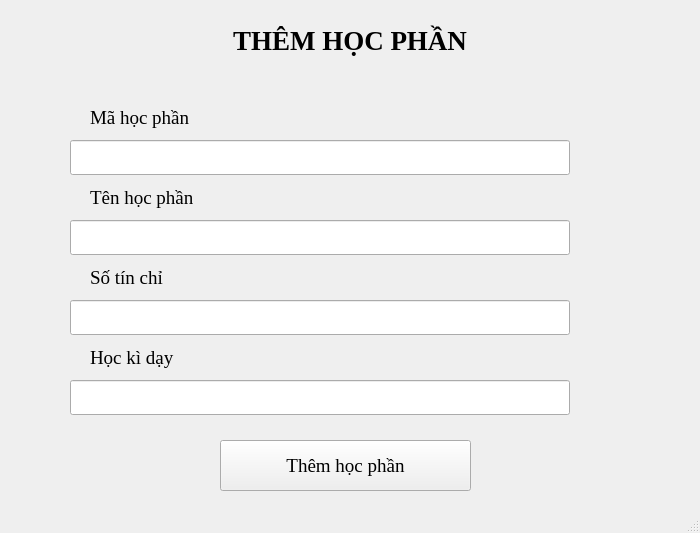
<?xml version="1.0" encoding="UTF-8"?>
<ui version="4.0">
 <class>MainWindow</class>
 <widget class="QMainWindow" name="MainWindow">
  <property name="geometry">
   <rect>
    <x>0</x>
    <y>0</y>
    <width>700</width>
    <height>533</height>
   </rect>
  </property>
  <property name="font">
   <font>
    <family>Times New Roman</family>
    <pointsize>14</pointsize>
   </font>
  </property>
  <property name="windowTitle">
   <string>MainWindow</string>
  </property>
  <widget class="QWidget" name="centralwidget">
   <widget class="QLabel" name="lb_title">
    <property name="geometry">
     <rect>
      <x>0</x>
      <y>10</y>
      <width>700</width>
      <height>60</height>
     </rect>
    </property>
    <property name="font">
     <font>
      <pointsize>20</pointsize>
      <weight>75</weight>
      <bold>true</bold>
     </font>
    </property>
    <property name="text">
     <string>THÊM HỌC PHẦN</string>
    </property>
    <property name="alignment">
     <set>Qt::AlignCenter</set>
    </property>
   </widget>
   <widget class="QLabel" name="lb_mhp">
    <property name="geometry">
     <rect>
      <x>90</x>
      <y>100</y>
      <width>180</width>
      <height>35</height>
     </rect>
    </property>
    <property name="text">
     <string>Mã học phần</string>
    </property>
   </widget>
   <widget class="QLabel" name="lb_thp">
    <property name="geometry">
     <rect>
      <x>90</x>
      <y>180</y>
      <width>180</width>
      <height>35</height>
     </rect>
    </property>
    <property name="text">
     <string>Tên học phần</string>
    </property>
   </widget>
   <widget class="QLabel" name="lb_stc">
    <property name="geometry">
     <rect>
      <x>90</x>
      <y>260</y>
      <width>180</width>
      <height>35</height>
     </rect>
    </property>
    <property name="text">
     <string>Số tín chỉ</string>
    </property>
   </widget>
   <widget class="QLabel" name="lb_hkd">
    <property name="geometry">
     <rect>
      <x>90</x>
      <y>340</y>
      <width>180</width>
      <height>35</height>
     </rect>
    </property>
    <property name="text">
     <string>Học kì dạy</string>
    </property>
   </widget>
   <widget class="QLineEdit" name="ip_mahocphan">
    <property name="geometry">
     <rect>
      <x>70</x>
      <y>140</y>
      <width>500</width>
      <height>35</height>
     </rect>
    </property>
   </widget>
   <widget class="QLineEdit" name="ip_tenhocphan">
    <property name="geometry">
     <rect>
      <x>70</x>
      <y>220</y>
      <width>500</width>
      <height>35</height>
     </rect>
    </property>
   </widget>
   <widget class="QLineEdit" name="ip_sotinchi">
    <property name="geometry">
     <rect>
      <x>70</x>
      <y>300</y>
      <width>500</width>
      <height>35</height>
     </rect>
    </property>
   </widget>
   <widget class="QLineEdit" name="ip_hockyday">
    <property name="geometry">
     <rect>
      <x>70</x>
      <y>380</y>
      <width>500</width>
      <height>35</height>
     </rect>
    </property>
   </widget>
   <widget class="QPushButton" name="btn_themhocphan">
    <property name="geometry">
     <rect>
      <x>220</x>
      <y>440</y>
      <width>251</width>
      <height>51</height>
     </rect>
    </property>
    <property name="text">
     <string>Thêm học phần</string>
    </property>
   </widget>
  </widget>
  <widget class="QMenuBar" name="menubar">
   <property name="geometry">
    <rect>
     <x>0</x>
     <y>0</y>
     <width>700</width>
     <height>27</height>
    </rect>
   </property>
  </widget>
  <widget class="QStatusBar" name="statusbar"/>
 </widget>
 <resources/>
 <connections/>
</ui>
